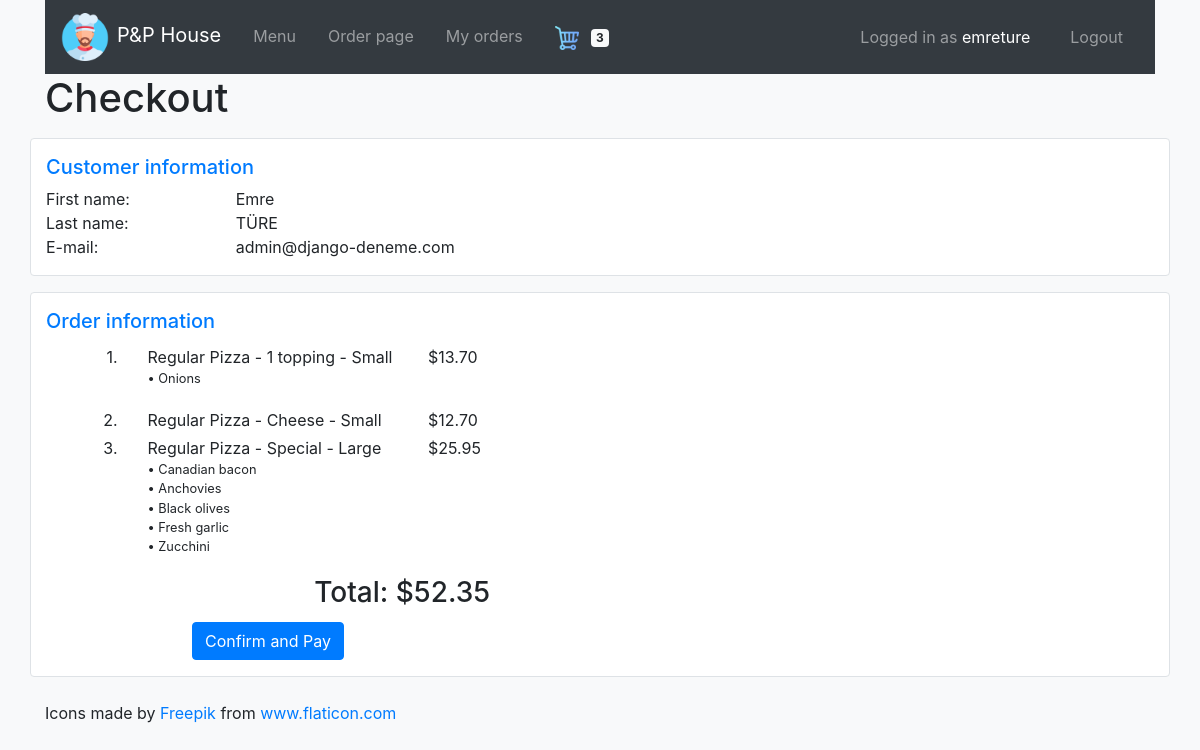
Page /checkout/ (signed in) on the earlier database version.
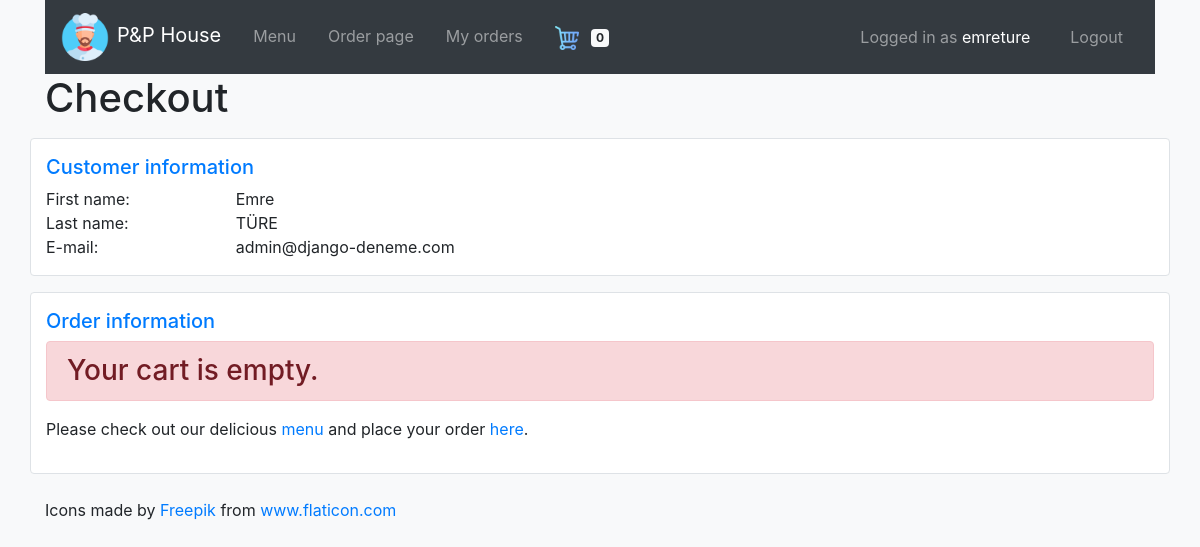
Same page on the later database version.
### orders/models.py (models this page shows, shortened)
class Cart(models.Model):
    user = models.ForeignKey(User, on_delete=models.DO_NOTHING, related_name="user")
    menu_item = models.ForeignKey(MenuItem, on_delete=models.DO_NOTHING, related_name="menu_item")
    toppings = models.ManyToManyField(Topping, blank=True, related_name="toppings")
    sub_additions = models.ManyToManyField(SubAddition, blank=True, related_name="sub_additions")
    price = models.FloatField()

class MenuItem(models.Model):
    meal = models.ForeignKey(Meal, on_delete=models.DO_NOTHING, related_name="items")
    meal_size = models.ForeignKey(MealSize, on_delete=models.DO_NOTHING, related_name="sizes", blank=True, null=True)
    toppings_count = models.IntegerField(blank=True, null=True)
    price = models.FloatField()
    def __str__(self):
        if self.meal_size:
            return f"{self.meal} - {self.meal_size}"
        else:
            return f"{self.meal}"

class Meal(models.Model):
    name = models.CharField(max_length=64)
    meal_type = models.ForeignKey(MealType, on_delete=models.DO_NOTHING, related_name="types")
    def __str__(self):
        return f"{self.meal_type} - {self.name}"

class MealType(models.Model):
    name = models.CharField(max_length=64)
    has_sub_additions = models.BooleanField()
    has_toppings = models.BooleanField()
    def __str__(self):
        return f"{self.name}"

class MealSize(models.Model):
    name = models.CharField(max_length=16)
    def __str__(self):
        return f"{self.name}"

class Topping(models.Model):
    name = models.CharField(max_length=64)
    def __str__(self):
        return f"{self.name}"

### orders/views.py (the view, shortened to what this page needs)
# urls.py: path("checkout/", views.checkout, name="checkout"),
@login_required(login_url="users:login")
def checkout(request):
    context = {
        "cart_items_count": Cart.objects.filter(user=request.user).count(),
        "cart_items": Cart.objects.filter(user=request.user),
        "cart_cost": Cart.objects.filter(user=request.user).aggregate(Sum('price')),
        "remove_button": False
    }
    return render(request, "orders/checkout.html", context)

### orders/templates/orders/checkout.html (shortened to what this page needs)
{% extends "orders/base.html" %}
{% load static %}
{% block body %}
<div class="container">
  <h1>Checkout</h1>
</div>
<div class="container bg-white py-3 my-3 border rounded">
  <div class="row">
    <div class="col">
      <h5 class="text-primary">Customer information</h5>
    </div>
  </div>
  <div class="row">
    <div class="col-sm-2">
      First name:
    </div>
    <div class="col">
      {{ request.user.first_name }}
    </div>
  </div>
  <div class="row">
    <div class="col-sm-2">
      Last name:
    </div>
    <div class="col">
      {{ request.user.last_name }}
    </div>
  </div>
  <div class="row">
    <div class="col-sm-2">
      E-mail:
    </div>
    <div class="col">
      {{ request.user.email }}
    </div>
  </div>
</div>
<div class="container bg-white py-3 my-3 border rounded">
  <div class="row">
    <div class="col">
      <h5 class="text-primary">Order information</h5>
    </div>
  </div>
  {% include "orders/includes/cart-items.html" %}
  {% if cart_items %}
  <div class="row mt-1">
    <div class="col-sm-5 h3 text-right">
      Total: ${{ cart_cost.price__sum|floatformat:2 }}
    </div>
  </div>
  <div class="row mt-1">
    <div class="col-sm-5 text-center">
      <form method="post">
        <button class="btn btn-primary" type="submit">Confirm and Pay</button>
      </form>
    </div>
  </div>
  {% endif %}
</div>
{% endblock %}

### orders/templates/orders/includes/navbar.html (shortened to what this page needs)
{% load static %}
<div class="container">
  <nav class="navbar navbar-expand-lg bg-dark navbar-dark">
    <a class="navbar-brand" href="{% url 'orders:index' %}"><img src="{% static 'chef.png' %}" alt="Logo" style="width:48px;" class="mr-sm-2">P&P House</a>
    <div class="collapse navbar-collapse" id="navbarSupportedContent">
      <ul class="navbar-nav mr-auto">
        <li class="navbar-item px-2">
          <a class="nav-link" href="{% url 'orders:index' %}">Menu</a>
        </li>
        {% if request.user.is_authenticated %}
        <li class="navbar-item px-2">
          <a class="nav-link" href="{% url 'orders:order' %}">Order page</a>
        </li>
        <li class="navbar-item px-2">
          {% if request.user.is_superuser %}
          <a class="nav-link" href="{% url 'orders:orders' %}">View orders</a>
          {% else %}
          <a class="nav-link" href="{% url 'orders:orders' %}">My orders</a>
          {% endif %}
        </li>
        <li class="navbar-item px-2">
          <a class="nav-link" href="{% url 'orders:cart' %}">
            <img src="{% static 'shopping-cart4.png' %}" alt="Shopping cart" style="width:24px;" class="mr-sm-2">
            <span id="cart-items-count" class="badge badge-light">{{ cart_items_count|default:0 }}</span>
          </a>
        </li>
        {% endif %}
      </ul>
      <ul class="navbar-nav ml-auto">
        {% if request.user.is_authenticated %}
        <li class="navbar-text px-4">
          Logged in as <span class="text-white">{{ request.user.username }}</span>
        </li>
        <li class="navbar-item px-2">
          <a class="nav-link" href="{% url 'users:logout' %}">Logout</a>
        </li>
        {% endif %}
      </ul>
    </div>
  </nav>
</div>

### orders/templates/orders/includes/cart-items.html (shortened to what this page needs)
{% for item in cart_items %}
<div class="row px-2 pt-1">
  <div class="col-sm-1 text-right">
    {{ forloop.counter }}.
  </div>
  <div class="col-sm-3">
    {{ item.menu_item }}
    {% if item.toppings.all %}
    <ul class="list-unstyled small">
    {% for topping in item.toppings.all %}
      <li class="">
      &bull; {{ topping }}
      </li>
    {% endfor %}
    </ul>
    {% endif %}
  </div>
  <div class="col-sm-1">
    ${{ item.price|floatformat:2 }}
  </div>
  <div class="col-auto">
  </div>
</div>
{% empty %}
<h3 class="alert alert-danger">Your cart is empty.</h3>
<p>Please check out our delicious <a href ="{% url 'orders:index' %}">menu</a> and place your order <a href="{% url 'orders:order' %}">here</a>.</p>
{% endfor %}

Differences in the rows shown:
removed Cart: menu_item "Regular Pizza - 1 topping - Small", price "13.70"
no longer on this page (row unchanged): Topping: name "Onions", shown under "Regular Pizza - 1 topping - Small"
removed Cart: menu_item "Regular Pizza - Cheese - Small", price "12.70"
removed Cart: menu_item "Regular Pizza - Special - Large", price "25.95"
no longer on this page (row unchanged): Topping: name "Canadian bacon", shown under "Regular Pizza - Special - Large"
no longer on this page (row unchanged): Topping: name "Anchovies", shown under "Regular Pizza - Special - Large"
no longer on this page (row unchanged): Topping: name "Black olives", shown under "Regular Pizza - Special - Large"
no longer on this page (row unchanged): Topping: name "Fresh garlic", shown under "Regular Pizza - Special - Large"
no longer on this page (row unchanged): Topping: name "Zucchini", shown under "Regular Pizza - Special - Large"
Other differences:
{{ cart_items_count|default:0 }}: "3" → "0"
{{ cart_cost.price__sum|floatformat:2 }}: "52.35" → (not shown)
text no longer shown: "Total: $ Confirm and Pay"
text now shown: "Your cart is empty. Please check out our delicious menu and place your order here ."
